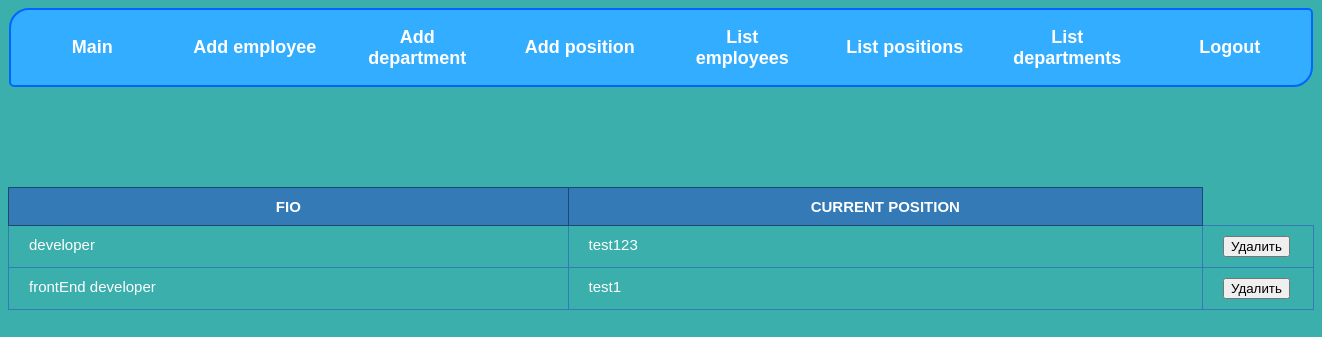
Page /positions (signed in) on the earlier database version.
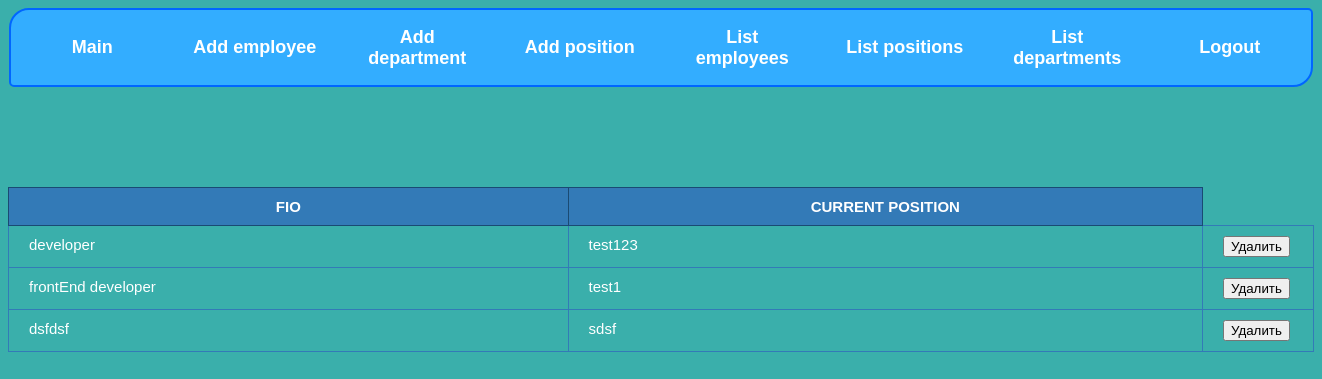
Same page on the later database version.
### tables this page shows
CREATE TABLE position (id integer primary key autoincrement, position_name varchar(255) not null, description text not null);

### app/routes.py (the view)
@app.route('/positions')
@login_required
def list_positions() -> Response:
    position = new_db.select_requests('SELECT * FROM position')
    return render_template('list view/list_position.html', position=position)

### app/db.py (called while the page is built)
def get_db():
    if 'db' not in g:
        g.db = sqlite3.connect(
            current_app.config['DATABASE'],
            detect_types=sqlite3.PARSE_DECLTYPES
        )
        g.db.row_factory = sqlite3.Row
    return g.db

@app.teardown_appcontext
def close_connection(exception):
    db = getattr(g, '_database', None)
    if db is not None:
        db.close()

def select_requests(command: str) -> typing.List[sqlite3.Row]:
    data = get_db()
    select = data.execute(command).fetchall()
    return select

### app/routes.py (called while the page is built)
def login_required(view: typing.Any) -> typing.Any:
    @functools.wraps(view)
    def wrapped_view(**kwargs):
        if g.user is None:
            return redirect('/login')
        return view(**kwargs)
    return wrapped_view

@app.before_request
def load_logged_in_user():
    user_id = session.get('user_id')
    if user_id is None:
        g.user = None
    else:
        g.user = new_db.get_db().execute(
            'SELECT * FROM user WHERE id = ?', (user_id,)
        ).fetchone()

### app/templates/list view/list_position.html
{% extends 'main.html' %}
{% block static %}
<link rel="stylesheet" href="{{ url_for('static', filename='table.css') }}">
{% endblock %}
{% block content %}
<table class="resp-tab">
    <thead>
    <tr>
        <th>fio</th>
        <th>current position</th>
    </tr>
    </thead>
    {% for pos in position %}
    <tbody>
    <tr>
        <td>{{ pos['position_name'] }}</td>
        <td>{{ pos['description'] }}</td>
        <td style="width: 70px;">
            <button class="test"><a href="{{ url_for('delete_position', position_id=pos['id']) }}">Удалить</a></button>
        </td>
    </tr>
    </tbody>
    {% endfor %}
</table>
{% endblock %}

Differences in the rows shown:
added position: position_name "dsfdsf", description "sdsf"
